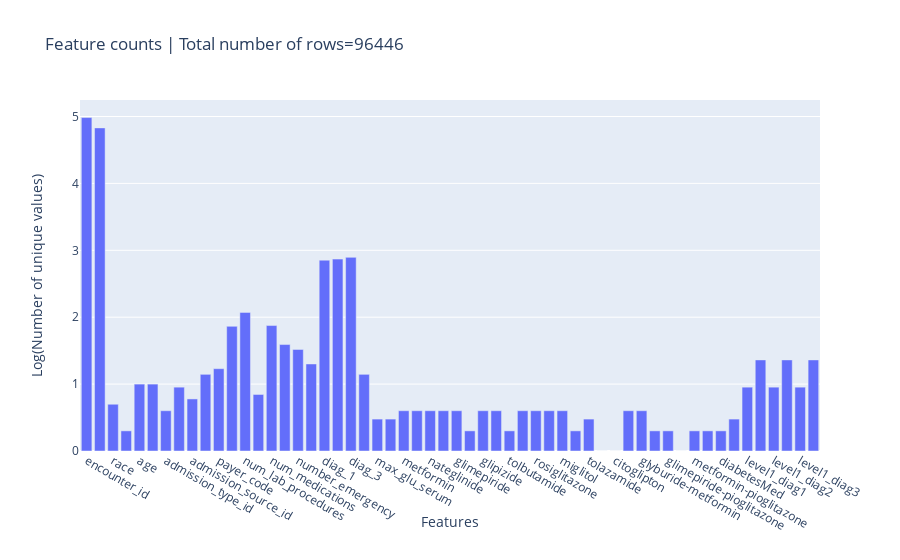
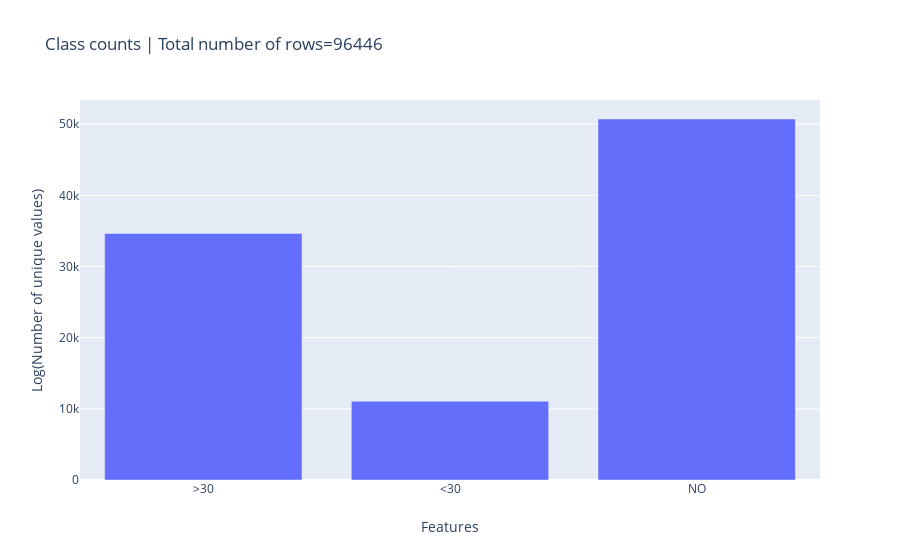
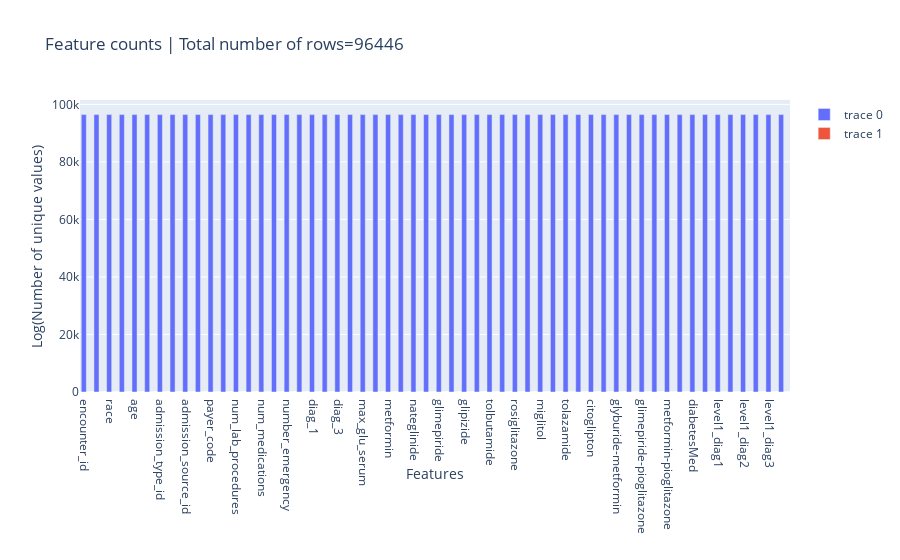

Write notebook code for charts like these, in order.
### Code cell
EDA = ExploratoryDataAnalysis(data)
EDA.plot_class_counts()
EDA.plot_class_count()
EDA.plot_missing_count()

### Figure 1 — Plotly figure (JSON) as saved in the notebook; plotly's stock layout.template omitted (floating-point values rounded to 4 significant figures)
{"data": [{"type": "bar", "x": ["encounter_id", "patient_nbr", "race", "gender", "age", "weight", "admission_type_id", "discharge_disposition_id", "admission_source_id", "time_in_hospital", "payer_code", "medical_specialty", "num_lab_procedures", "num_procedures", "num_medications", "number_outpatient", "number_emergency", "number_inpatient", "diag_1", "diag_2", "diag_3", "number_diagnoses", "max_glu_serum", "A1Cresult", "metformin", "repaglinide", "nateglinide", "chlorpropamide", "glimepiride", "acetohexamide", "glipizide", "glyburide", "tolbutamide", "pioglitazone", "rosiglitazone", "acarbose", "miglitol", "troglitazone", "tolazamide", "examide", "citoglipton", "insulin", "glyburide-metformin", "glipizide-metformin", "glimepiride-pioglitazone", "metformin-rosiglitazone", "metformin-pioglitazone", "change", "diabetesMed", "readmitted", "level1_diag1", "level2_diag1", "level1_diag2", "level2_diag2", "level1_diag3", "level2_diag3"], "y": [4.984, 4.83, 0.699, 0.301, 1, 1, 0.6021, 0.9542, 0.7782, 1.146, 1.23, 1.863, 2.072, 0.8451, 1.875, 1.591, 1.519, 1.301, 2.852, 2.869, 2.894, 1.146, 0.4771, 0.4771, 0.6021, 0.6021, 0.6021, 0.6021, 0.6021, 0.301, 0.6021, 0.6021, 0.301, 0.6021, 0.6021, 0.6021, 0.6021, 0.301, 0.4771, 0, 0, 0.6021, 0.6021, 0.301, 0.301, 0, 0.301, 0.301, 0.301, 0.4771, 0.9542, 1.362, 0.9542, 1.362, 0.9542, 1.362]}], "layout": {"title": {"text": "Feature counts | Total number of rows=96446"}, "xaxis": {"title": {"text": "Features"}}, "yaxis": {"title": {"text": "Log(Number of unique values)"}}}}

### Figure 2 — Plotly figure (JSON) as saved in the notebook; plotly's stock layout.template omitted (floating-point values rounded to 4 significant figures)
{"data": [{"type": "bar", "x": [">30", "<30", "NO"], "y": [34649, 11066, 50731]}], "layout": {"title": {"text": "Class counts | Total number of rows=96446"}, "xaxis": {"title": {"text": "Features"}}, "yaxis": {"title": {"text": "Log(Number of unique values)"}}}}

### Figure 3 — Plotly figure (JSON) as saved in the notebook; plotly's stock layout.template omitted (floating-point values rounded to 4 significant figures)
{"data": [{"type": "bar", "x": ["encounter_id", "patient_nbr", "race", "gender", "age", "weight", "admission_type_id", "discharge_disposition_id", "admission_source_id", "time_in_hospital", "payer_code", "medical_specialty", "num_lab_procedures", "num_procedures", "num_medications", "number_outpatient", "number_emergency", "number_inpatient", "diag_1", "diag_2", "diag_3", "number_diagnoses", "max_glu_serum", "A1Cresult", "metformin", "repaglinide", "nateglinide", "chlorpropamide", "glimepiride", "acetohexamide", "glipizide", "glyburide", "tolbutamide", "pioglitazone", "rosiglitazone", "acarbose", "miglitol", "troglitazone", "tolazamide", "examide", "citoglipton", "insulin", "glyburide-metformin", "glipizide-metformin", "glimepiride-pioglitazone", "metformin-rosiglitazone", "metformin-pioglitazone", "change", "diabetesMed", "readmitted", "level1_diag1", "level2_diag1", "level1_diag2", "level2_diag2", "level1_diag3", "level2_diag3"], "y": [96446, 96446, 96446, 96446, 96446, 96446, 96446, 96446, 96446, 96446, 96446, 96446, 96446, 96446, 96446, 96446, 96446, 96446, 96446, 96446, 96446, 96446, 96446, 96446, 96446, 96446, 96446, 96446, 96446, 96446, 96446, 96446, 96446, 96446, 96446, 96446, 96446, 96446, 96446, 96446, 96446, 96446, 96446, 96446, 96446, 96446, 96446, 96446, 96446, 96446, 96446, 96446, 96446, 96446, 96446, 96446]}, {"type": "bar", "x": ["encounter_id", "patient_nbr", "race", "gender", "age", "weight", "admission_type_id", "discharge_disposition_id", "admission_source_id", "time_in_hospital", "payer_code", "medical_specialty", "num_lab_procedures", "num_procedures", "num_medications", "number_outpatient", "number_emergency", "number_inpatient", "diag_1", "diag_2", "diag_3", "number_diagnoses", "max_glu_serum", "A1Cresult", "metformin", "repaglinide", "nateglinide", "chlorpropamide", "glimepiride", "acetohexamide", "glipizide", "glyburide", "tolbutamide", "pioglitazone", "rosiglitazone", "acarbose", "miglitol", "troglitazone", "tolazamide", "examide", "citoglipton", "insulin", "glyburide-metformin", "glipizide-metformin", "glimepiride-pioglitazone", "metformin-rosiglitazone", "metformin-pioglitazone", "change", "diabetesMed", "readmitted", "level1_diag1", "level2_diag1", "level1_diag2", "level2_diag2", "level1_diag3", "level2_diag3"], "y": [0, 0, 0, 0, 0, 0, 0, 0, 0, 0, 0, 0, 0, 0, 0, 0, 0, 0, 0, 0, 0, 0, 0, 0, 0, 0, 0, 0, 0, 0, 0, 0, 0, 0, 0, 0, 0, 0, 0, 0, 0, 0, 0, 0, 0, 0, 0, 0, 0, 0, 0, 0, 0, 0, 0, 0]}], "layout": {"title": {"text": "Feature counts | Total number of rows=96446"}, "xaxis": {"title": {"text": "Features"}}, "yaxis": {"title": {"text": "Log(Number of unique values)"}}}}
